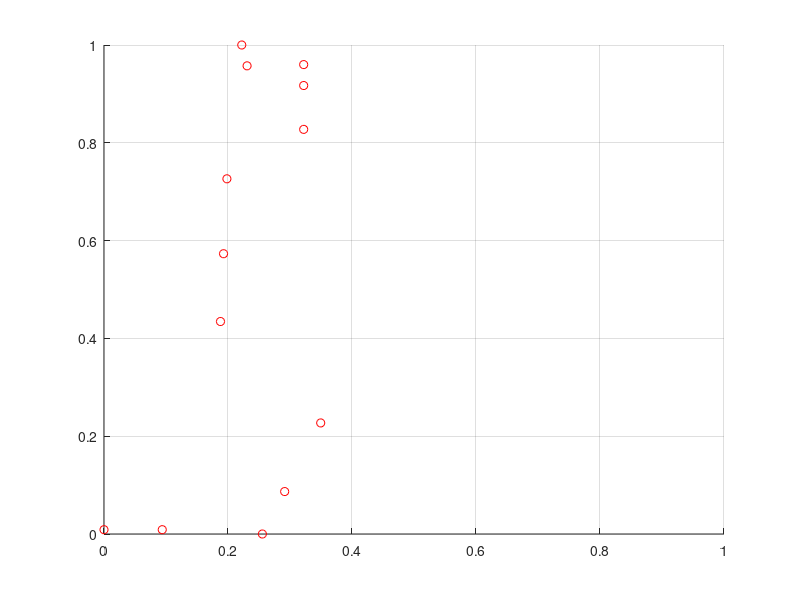

The MATLAB script that drew this image:
close all
clear all

control_points = [0.66736, -1.02586;
                  0.32259, -1.02586;
                 -0.27008, -1.05826;
                 -0.40202, -0.73973;
                 -0.61536, -0.22469;
                 -0.02215,  0.53648;
                 -0.04020,  1.04526;
                 -0.06015,  1.60754;
                 -0.51459,  1.97855;
                 -0.51459,  2.30762;
                 -0.51459,  2.46472;
                 -0.17955,  2.45541;
                 -0.14813,  2.61172];
             
minx = min(control_points(:,1));
miny = min(control_points(:,2));

control_points(:,1) = control_points(:,1) - minx;
control_points(:,2) = control_points(:,2) - miny;

maxx = max(control_points(:,1));
maxy = max(control_points(:,2));

maxall = max(maxx, maxy);

control_points(:,1) = control_points(:,1)/maxall;
control_points(:,2) = control_points(:,2)/maxall;

control_points(:,1) = control_points(:,1)*-1;

minx = min(control_points(:,1));
control_points(:,1) = control_points(:,1) - minx;

figure, hold on
grid on
axis([0,1,0,1])
plot(control_points(:,1), control_points(:,2), 'or')